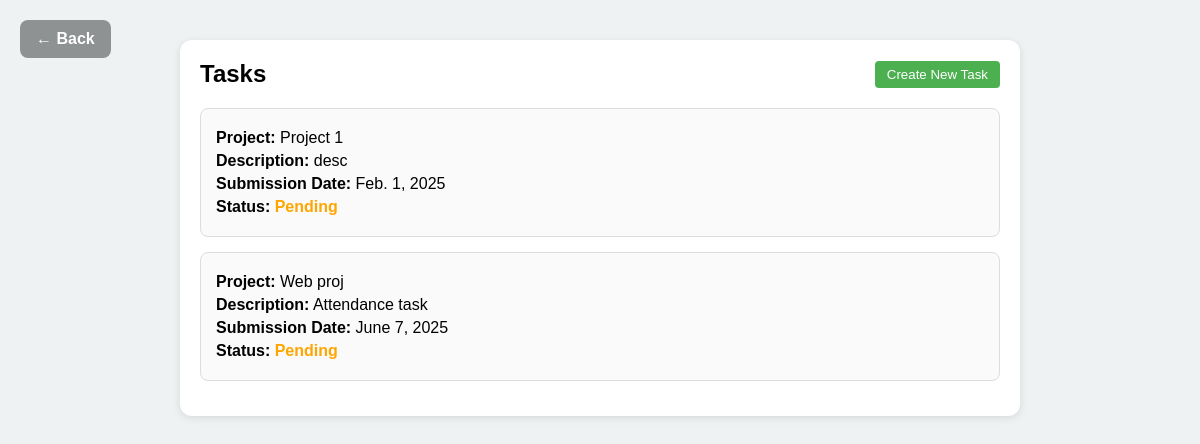
The app's page /my-tasks/ (signed in) with its own data.
### employee/models.py (models this page shows, shortened)
class Task(models.Model):
    project = models.ForeignKey(Project, on_delete=models.CASCADE)
    assigned_to = models.ForeignKey(User, on_delete=models.CASCADE, related_name='assigned_tasks')
    description = models.TextField()
    submission_date = models.DateField()
    created_at = models.DateTimeField(auto_now_add=True)
    completed = models.BooleanField(default=False)

class Project(models.Model):
    name = models.CharField(max_length=100)
    client = models.ForeignKey(Client, on_delete=models.CASCADE, related_name='projects')
    description = models.TextField()
    assigned_to = models.ForeignKey(Employee, on_delete=models.CASCADE, related_name='projects')  # Added related_name
    start_date = models.DateField()
    end_date = models.DateField()
    uploaded_file = models.FileField(upload_to='uploads/', null=True, blank=True)

### employee/views.py (the view, shortened to what this page needs)
# urls.py: path('my-tasks/', views.my_tasks, name='my-tasks'),
def my_tasks(request):
    if request.user.is_superuser:
        tasks = Task.objects.all()
    return render(request, 'my_tasks.html', {'tasks': tasks})

### templates/my_tasks.html (shortened to what this page needs)
<!DOCTYPE html>
<html>
<head>
</head>
<body>
    <div style="
      position: absolute;
      top: 20px;
      left: 20px;
      background-color: rgba(0, 0, 0, 0.4);
      padding: 10px 16px;
      border-radius: 8px;
      z-index: 1000;
      ">
        <a href="javascript:history.back()" style="
            text-decoration: none;
            color: #ffffff;
            font-weight: bold;
            font-size: 16px;
            ">
            &larr; Back
        </a>
    </div>
<div class="container">
    {% if not user.is_superuser %}
    <h2>My Assigned Tasks</h2>
    {% else %}
    <div style="display: flex; justify-content: space-between; align-items: center; margin-bottom: 20px;">
        <h2 style="margin: 0;">Tasks</h2>
        <a href="{% url 'assign-task' %}" style="text-decoration: none;">
            <button style="padding: 6px 12px; background-color: #4CAF50; color: white; border: none; border-radius: 4px; cursor: pointer;">
                Create New Task
            </button>
        </a>
    </div>
    {% endif%}
    {% if tasks %}
        {% for task in tasks %}
        <div class="task">
            <p><strong>Project:</strong> {{ task.project.name }}</p>
            <p><strong>Description:</strong> {{ task.description }}</p>
            <p><strong>Submission Date:</strong> {{ task.submission_date }}</p>
            <p><strong>Status:</strong>
                {% if task.completed %}
                    <span class="status-completed">Completed</span>
                {% else %}
                    <span class="status-pending">Pending</span>
                {% endif %}
            </p>
        </div>
        {% endfor %}
    {% else %}
        <p>No tasks assigned yet.</p>
    {% endif %}
</div>
</body>
</html>

### templates/my_tasks.html (style rules this page uses)
body { font-family: Arial, sans-serif; background-color: #eef2f3; }
.container { max-width: 800px; margin: 40px auto; padding: 20px; background: white; border-radius: 12px; box-shadow: 0 2px 8px rgba(0,0,0,0.1); }
h2 { text-align: center; margin-bottom: 20px; }
.task { border: 1px solid #ddd; padding: 15px; margin-bottom: 15px; border-radius: 8px; background-color: #fafafa; }
.task p { margin: 5px 0; }
.status-pending { color: orange; font-weight: bold; }

### records on screen
Task: project.name "Project 1", description "desc", submission_date "Feb. 1, 2025", completed "Pending"
Task: project.name "Web proj", description "Attendance task", submission_date "June 7, 2025", completed "Pending"
